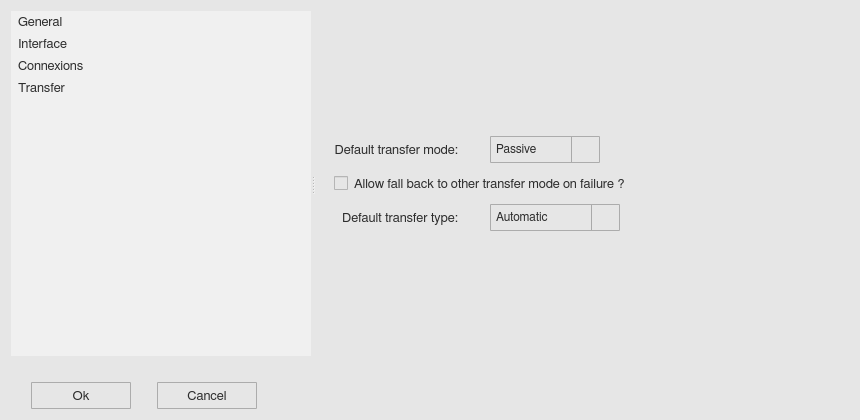
<?xml version="1.0" encoding="UTF-8"?>
<ui version="4.0">
 <class>optionWindow</class>
 <widget class="QWidget" name="optionWindow">
  <property name="geometry">
   <rect>
    <x>0</x>
    <y>0</y>
    <width>860</width>
    <height>420</height>
   </rect>
  </property>
  <property name="minimumSize">
   <size>
    <width>0</width>
    <height>0</height>
   </size>
  </property>
  <property name="maximumSize">
   <size>
    <width>16777215</width>
    <height>16777215</height>
   </size>
  </property>
  <property name="font">
   <font>
    <family>FreeSans</family>
    <pointsize>10</pointsize>
    <weight>50</weight>
    <bold>false</bold>
    <stylestrategy>PreferAntialias</stylestrategy>
    <kerning>true</kerning>
   </font>
  </property>
  <property name="windowTitle">
   <string>Options</string>
  </property>
  <property name="windowIcon">
   <iconset>
    <normaloff>icons/option_icon.svg</normaloff>icons/option_icon.svg</iconset>
  </property>
  <property name="styleSheet">
   <string notr="true">QWidget {
	background-color: rgb(230,230,230);
}</string>
  </property>
  <layout class="QGridLayout" name="gridLayout_3">
   <item row="0" column="0">
    <widget class="QSplitter" name="splitter">
     <property name="orientation">
      <enum>Qt::Horizontal</enum>
     </property>
     <widget class="QListWidget" name="variable_list">
      <property name="enabled">
       <bool>true</bool>
      </property>
      <property name="minimumSize">
       <size>
        <width>0</width>
        <height>0</height>
       </size>
      </property>
      <property name="maximumSize">
       <size>
        <width>16777215</width>
        <height>16777215</height>
       </size>
      </property>
      <property name="font">
       <font>
        <family>FreeSans</family>
        <pointsize>10</pointsize>
        <weight>50</weight>
        <bold>false</bold>
        <stylestrategy>PreferAntialias</stylestrategy>
        <kerning>true</kerning>
       </font>
      </property>
      <property name="focusPolicy">
       <enum>Qt::NoFocus</enum>
      </property>
      <property name="styleSheet">
       <string notr="true">QListWidget {
	border-radius: 0px;
	background-color:  rgb(240, 240, 240);
	color: rgb(45,45,45);
}

QListWidget:disabled {
	background-color:  rgb(200,200,200);
    color: rgb(45,45,45);
}

QListView::item {
	border: 0px solid rgb(240,240,240);
	border-radius: 3px;
    padding: 1px 1px 1px 1px;
    margin: 3px 3px 3px 3px;
}

QListView::item:selected {
	border: 0px solid rgb(240,240,240);
	border-radius: 3px;
}

QListView::item:selected:!active {
	background: rgb(200,200,200);
}

QListView::item:selected:active {
	background: rgb(200,200,200);
}

QListView::item:hover {
	background: rgb(230,230,230);
	border-radius: 3px;
}

QScrollBar:vertical {
  border: 1px solid white;
  background-color: rgb(240, 240, 240);
  width: 20px;
  margin: 21px 0px 21px 0px;
}

QScrollBar:horizontal {
  border: 1px solid white;
  background-color: rgb(240, 240, 240);
  height: 20px;
  margin: 0px 21px 0px 21px;
}

QScrollBar::handle:vertical {
  background-color: rgb(205, 205, 205);
  min-height: 25px;
}

QScrollBar:handle:vertical:hover {
  background-color: rgb(166, 166, 166);
}

QScrollBar:handle:vertical:pressed {
  background-color: rgb(96, 96, 96);
}

QScrollBar::handle:horizontal {
  background-color: rgb(205, 205, 205);
  min-width: 25px;
}

QScrollBar:handle:horizontal:hover {
  background-color: rgb(166, 166, 166);
}

QScrollBar:handle:horizontal:pressed {
  background-color: rgb(96, 96, 96);
}

QScrollBar::add-line:vertical {
  border-top: 1px solid rgb(240,240,240);
  border-left: 1px solid white;
  border-right: 1px solid white;
  border-bottom: 1px solid white;
  background-color: rgb(240, 240, 240);
  height: 20px;
  subcontrol-position: bottom;
  subcontrol-origin: margin;
  border-bottom-right-radius: 0px;
}

QScrollBar::add-line:vertical:hover {
  background-color: rgb(218, 218, 218);
}

QScrollBar::add-line:vertical:pressed {
  background-color: rgb(96, 96, 96);
}

QScrollBar::sub-line:vertical {
  border-top: 1px solid white;
  border-left: 1px solid white;
  border-right: 1px solid white;
  border-bottom: 1px solid rgb(240,240,240);
  background-color: rgb(240, 240, 240);
  height: 20px;
  subcontrol-position: top;
  subcontrol-origin: margin;
  border-top-right-radius: 0px;
}

QScrollBar::sub-line:vertical:hover {
  background-color: rgb(218, 218, 218);
}

QScrollBar::sub-line:vertical:pressed {
  background-color: rgb(96, 96, 96);
}

QScrollBar::up-arrow:vertical {
  image: url(icons/up_arrow_icon.svg); 
  width: 16px;
  height: 16px;
}

QScrollBar::up-arrow:vertical:pressed {
  right: -1px;
  bottom: -1px;
}

QScrollBar::down-arrow:vertical {
  image: url(icons/down_arrow_icon.svg); 
  width: 16px;
  height: 16px;
}

QScrollBar::down-arrow:vertical:pressed {
  right: -1px;
  bottom: -1px;
}

QScrollBar::add-line:horizontal {
  border-top: 1px solid white;
  border-left: 1px solid rgb(240,240,240);
  border-right: 1px solid white;
  border-bottom: 1px solid white;
  background-color: rgb(240, 240, 240);
  width: 20px;
  subcontrol-position: right;
  subcontrol-origin: margin;
  border-bottom-right-radius: 0px;
}

QScrollBar::add-line:horizontal:hover {
  background-color: rgb(218, 218, 218);
}

QScrollBar::add-line:horizontal:pressed {
  background-color: rgb(96, 96, 96);
}

QScrollBar::sub-line:horizontal {
  border-top: 1px solid white;
  border-left: 1px solid white;
  border-right: 1px solid rgb(240,240,240);
  border-bottom: 1px solid white;
  background-color: rgb(240, 240, 240);
  width: 20px;
  subcontrol-position: left;
  subcontrol-origin: margin;
border-bottom-left-radius: 0px;
}

QScrollBar::sub-line:horizontal:hover {
  background-color: rgb(218, 218, 218);
}

QScrollBar::sub-line:horizontal:pressed {
  background-color: rgb(96, 96, 96);
}

QScrollBar::left-arrow:horizontal {
  image: url(icons/left_arrow_icon.svg); 
  width: 16px;
  height: 16px;
}

QScrollBar::left-arrow:horizontal:pressed {
  right: -1px;
  bottom: -1px;
}

QScrollBar::right-arrow:horizontal {
  image: url(icons/right_arrow_icon.svg); 
  width: 16px;
  height: 16px;
}

QScrollBar::right-arrow:horizontal:pressed {
  right: -1px;
  bottom: -1px;
}</string>
      </property>
      <property name="frameShape">
       <enum>QFrame::NoFrame</enum>
      </property>
      <property name="sizeAdjustPolicy">
       <enum>QAbstractScrollArea::AdjustIgnored</enum>
      </property>
      <property name="selectionMode">
       <enum>QAbstractItemView::SingleSelection</enum>
      </property>
      <item>
       <property name="text">
        <string>General</string>
       </property>
      </item>
      <item>
       <property name="text">
        <string>Interface</string>
       </property>
      </item>
      <item>
       <property name="text">
        <string>Connexions</string>
       </property>
      </item>
      <item>
       <property name="text">
        <string>Transfer</string>
       </property>
      </item>
     </widget>
     <widget class="QScrollArea" name="option_scroll_area">
      <property name="styleSheet">
       <string notr="true">QScrollArea { background: transparent; }

QScrollArea &gt; QWidget &gt; QWidget { background: transparent; }

QScrollBar:vertical {
  border: 1px solid white;
  background-color: rgb(240, 240, 240);
  width: 20px;
  margin: 21px 0px 21px 0px;
}

QScrollBar:horizontal {
  border: 1px solid white;
  background-color: rgb(240, 240, 240);
  height: 20px;
  margin: 0px 21px 0px 21px;
}

QScrollBar::handle:vertical {
  background-color: rgb(205, 205, 205);
  min-height: 25px;
}

QScrollBar:handle:vertical:hover {
  background-color: rgb(166, 166, 166);
}

QScrollBar:handle:vertical:pressed {
  background-color: rgb(96, 96, 96);
}

QScrollBar::handle:horizontal {
  background-color: rgb(205, 205, 205);
  min-width: 25px;
}

QScrollBar:handle:horizontal:hover {
  background-color: rgb(166, 166, 166);
}

QScrollBar:handle:horizontal:pressed {
  background-color: rgb(96, 96, 96);
}

QScrollBar::add-line:vertical {
  border-top: 1px solid rgb(240,240,240);
  border-left: 1px solid white;
  border-right: 1px solid white;
  border-bottom: 1px solid white;
  background-color: rgb(240, 240, 240);
  height: 20px;
  subcontrol-position: bottom;
  subcontrol-origin: margin;
  border-bottom-right-radius: 0px;
}

QScrollBar::add-line:vertical:hover {
  background-color: rgb(218, 218, 218);
}

QScrollBar::add-line:vertical:pressed {
  background-color: rgb(96, 96, 96);
}

QScrollBar::sub-line:vertical {
  border-top: 1px solid white;
  border-left: 1px solid white;
  border-right: 1px solid white;
  border-bottom: 1px solid rgb(240,240,240);
  background-color: rgb(240, 240, 240);
  height: 20px;
  subcontrol-position: top;
  subcontrol-origin: margin;
  border-top-right-radius: 0px;
}

QScrollBar::sub-line:vertical:hover {
  background-color: rgb(218, 218, 218);
}

QScrollBar::sub-line:vertical:pressed {
  background-color: rgb(96, 96, 96);
}

QScrollBar::up-arrow:vertical {
  image: url(icons/up_arrow_icon.svg); 
  width: 16px;
  height: 16px;
}

QScrollBar::up-arrow:vertical:pressed {
  right: -1px;
  bottom: -1px;
}

QScrollBar::down-arrow:vertical {
  image: url(icons/down_arrow_icon.svg); 
  width: 16px;
  height: 16px;
}

QScrollBar::down-arrow:vertical:pressed {
  right: -1px;
  bottom: -1px;
}

QScrollBar::add-line:horizontal {
  border-top: 1px solid white;
  border-left: 1px solid rgb(240,240,240);
  border-right: 1px solid white;
  border-bottom: 1px solid white;
  background-color: rgb(240, 240, 240);
  width: 20px;
  subcontrol-position: right;
  subcontrol-origin: margin;
  border-bottom-right-radius: 0px;
}

QScrollBar::add-line:horizontal:hover {
  background-color: rgb(218, 218, 218);
}

QScrollBar::add-line:horizontal:pressed {
  background-color: rgb(96, 96, 96);
}

QScrollBar::sub-line:horizontal {
  border-top: 1px solid white;
  border-left: 1px solid white;
  border-right: 1px solid rgb(240,240,240);
  border-bottom: 1px solid white;
  background-color: rgb(240, 240, 240);
  width: 20px;
  subcontrol-position: left;
  subcontrol-origin: margin;
border-bottom-left-radius: 0px;
}

QScrollBar::sub-line:horizontal:hover {
  background-color: rgb(218, 218, 218);
}

QScrollBar::sub-line:horizontal:pressed {
  background-color: rgb(96, 96, 96);
}

QScrollBar::left-arrow:horizontal {
  image: url(icons/left_arrow_icon.svg); 
  width: 16px;
  height: 16px;
}

QScrollBar::left-arrow:horizontal:pressed {
  right: -1px;
  bottom: -1px;
}

QScrollBar::right-arrow:horizontal {
  image: url(icons/right_arrow_icon.svg); 
  width: 16px;
  height: 16px;
}

QScrollBar::right-arrow:horizontal:pressed {
  right: -1px;
  bottom: -1px;
}</string>
      </property>
      <property name="frameShape">
       <enum>QFrame::NoFrame</enum>
      </property>
      <property name="widgetResizable">
       <bool>true</bool>
      </property>
      <widget class="QWidget" name="scrollAreaWidgetContents_2">
       <property name="geometry">
        <rect>
         <x>0</x>
         <y>0</y>
         <width>640</width>
         <height>335</height>
        </rect>
       </property>
       <layout class="QGridLayout" name="gridLayout">
        <item row="0" column="0">
         <layout class="QVBoxLayout" name="ow_vertical_layout">
          <item>
           <layout class="QHBoxLayout" name="horizontalLayout">
            <item>
             <spacer name="horizontalSpacer_11">
              <property name="orientation">
               <enum>Qt::Horizontal</enum>
              </property>
              <property name="sizeType">
               <enum>QSizePolicy::Fixed</enum>
              </property>
              <property name="sizeHint" stdset="0">
               <size>
                <width>10</width>
                <height>20</height>
               </size>
              </property>
             </spacer>
            </item>
            <item>
             <layout class="QGridLayout" name="gridLayout_2">
              <property name="verticalSpacing">
               <number>7</number>
              </property>
              <item row="0" column="0">
               <widget class="QLabel" name="ow_label_8">
                <property name="minimumSize">
                 <size>
                  <width>0</width>
                  <height>27</height>
                 </size>
                </property>
                <property name="maximumSize">
                 <size>
                  <width>16777215</width>
                  <height>27</height>
                 </size>
                </property>
                <property name="font">
                 <font>
                  <family>FreeSans</family>
                  <pointsize>10</pointsize>
                  <weight>50</weight>
                  <bold>false</bold>
                  <stylestrategy>PreferAntialias</stylestrategy>
                  <kerning>true</kerning>
                 </font>
                </property>
                <property name="styleSheet">
                 <string notr="true">QLabel {
    color: rgb(45,45,45);
}</string>
                </property>
                <property name="text">
                 <string>Default transfer mode:</string>
                </property>
                <property name="alignment">
                 <set>Qt::AlignRight|Qt::AlignTrailing|Qt::AlignVCenter</set>
                </property>
               </widget>
              </item>
              <item row="0" column="1">
               <spacer name="horizontalSpacer_2">
                <property name="orientation">
                 <enum>Qt::Horizontal</enum>
                </property>
                <property name="sizeType">
                 <enum>QSizePolicy::Fixed</enum>
                </property>
                <property name="sizeHint" stdset="0">
                 <size>
                  <width>20</width>
                  <height>20</height>
                 </size>
                </property>
               </spacer>
              </item>
              <item row="0" column="2">
               <widget class="QComboBox" name="ow_combobox_3">
                <property name="minimumSize">
                 <size>
                  <width>110</width>
                  <height>27</height>
                 </size>
                </property>
                <property name="maximumSize">
                 <size>
                  <width>110</width>
                  <height>27</height>
                 </size>
                </property>
                <property name="font">
                 <font>
                  <family>FreeSans</family>
                  <pointsize>9</pointsize>
                  <weight>50</weight>
                  <bold>false</bold>
                  <stylestrategy>PreferAntialias</stylestrategy>
                  <kerning>true</kerning>
                 </font>
                </property>
                <property name="styleSheet">
                 <string notr="true">QComboBox {
	border: 1px solid #acacac;
    border-radius: 1px;
	padding-left: 5px;
    background-color: qlineargradient(x1: 0, y1: 0, x2: 0, y2: 1, 
								stop: 0 #f0f0f0, stop: 1 #e5e5e5);
    color: rgb(45,45,45);
}

QComboBox:disabled {
	background-color:  rgb(200,200,200);
}

QComboBox:hover {
	border: 1px solid #7eb4ea;
    border-radius: 1px;
	background-color: qlineargradient(x1: 0, y1: 0, x2: 0, y2: 1, 
								stop: 0 #ecf4fc, stop: 1 #dcecfc);
}

QComboBox::drop-down {
	subcontrol-origin: padding;
	subcontrol-position: top right;
	width: 27px;
    border-left-width: 1px;
	border-left-color: darkgray;
	border-left-style: solid;
	border-top-right-radius: 3px;
	border-bottom-right-radius: 3px;
}

QComboBox::down-arrow {
	image: url(icons/down_arrow_icon.svg); 
	width: 16px;
	height: 16px
}

QComboBox QAbstractItemView {
	selection-background-color: rgb(200,200,200);
	selection-color: black;
	background: #f0f0f0;
	border: 0px solid #f0f0f0;
}

QComboBox QAbstractItemView::item {
	margin: 5px 5px 5px 5px;
}</string>
                </property>
                <item>
                 <property name="text">
                  <string>Passive</string>
                 </property>
                </item>
                <item>
                 <property name="text">
                  <string>Active</string>
                 </property>
                </item>
               </widget>
              </item>
              <item row="0" column="3" colspan="2">
               <spacer name="horizontalSpacer_6">
                <property name="orientation">
                 <enum>Qt::Horizontal</enum>
                </property>
                <property name="sizeType">
                 <enum>QSizePolicy::Expanding</enum>
                </property>
                <property name="sizeHint" stdset="0">
                 <size>
                  <width>68</width>
                  <height>20</height>
                 </size>
                </property>
               </spacer>
              </item>
              <item row="0" column="5">
               <widget class="QToolButton" name="ow_infoButton_13">
                <property name="maximumSize">
                 <size>
                  <width>27</width>
                  <height>27</height>
                 </size>
                </property>
                <property name="styleSheet">
                 <string notr="true">QToolButton {
	border: 1px solid transparent;
	background-color: transparent;
	width: 27px;
	height: 27px;
}

QToolButton:flat {
	border: none;
}</string>
                </property>
                <property name="text">
                 <string/>
                </property>
                <property name="icon">
                 <iconset>
                  <normaloff>icons/info_icon.svg</normaloff>icons/info_icon.svg</iconset>
                </property>
                <property name="iconSize">
                 <size>
                  <width>23</width>
                  <height>23</height>
                 </size>
                </property>
                <property name="autoRaise">
                 <bool>false</bool>
                </property>
               </widget>
              </item>
              <item row="1" column="0" colspan="5">
               <widget class="QCheckBox" name="ow_checkbox_8">
                <property name="minimumSize">
                 <size>
                  <width>0</width>
                  <height>27</height>
                 </size>
                </property>
                <property name="maximumSize">
                 <size>
                  <width>16777215</width>
                  <height>27</height>
                 </size>
                </property>
                <property name="font">
                 <font>
                  <family>FreeSans</family>
                  <pointsize>10</pointsize>
                  <stylestrategy>PreferAntialias</stylestrategy>
                  <kerning>true</kerning>
                 </font>
                </property>
                <property name="styleSheet">
                 <string notr="true">QCheckBox {
    color: rgb(45,45,45);
    margin-right: 20px;
}</string>
                </property>
                <property name="text">
                 <string>Allow fall back to other transfer mode on failure ?</string>
                </property>
               </widget>
              </item>
              <item row="1" column="5">
               <widget class="QToolButton" name="ow_infoButton_14">
                <property name="maximumSize">
                 <size>
                  <width>27</width>
                  <height>27</height>
                 </size>
                </property>
                <property name="styleSheet">
                 <string notr="true">QToolButton {
	border: 1px solid transparent;
	background-color: transparent;
	width: 27px;
	height: 27px;
}

QToolButton:flat {
	border: none;
}</string>
                </property>
                <property name="text">
                 <string/>
                </property>
                <property name="icon">
                 <iconset>
                  <normaloff>icons/info_icon.svg</normaloff>icons/info_icon.svg</iconset>
                </property>
                <property name="iconSize">
                 <size>
                  <width>23</width>
                  <height>23</height>
                 </size>
                </property>
                <property name="autoRaise">
                 <bool>false</bool>
                </property>
               </widget>
              </item>
              <item row="2" column="0">
               <widget class="QLabel" name="ow_label_9">
                <property name="minimumSize">
                 <size>
                  <width>0</width>
                  <height>27</height>
                 </size>
                </property>
                <property name="maximumSize">
                 <size>
                  <width>16777215</width>
                  <height>27</height>
                 </size>
                </property>
                <property name="font">
                 <font>
                  <family>FreeSans</family>
                  <pointsize>10</pointsize>
                  <weight>50</weight>
                  <bold>false</bold>
                  <stylestrategy>PreferAntialias</stylestrategy>
                  <kerning>true</kerning>
                 </font>
                </property>
                <property name="styleSheet">
                 <string notr="true">QLabel {
    color: rgb(45,45,45);
}</string>
                </property>
                <property name="text">
                 <string>Default transfer type:</string>
                </property>
                <property name="alignment">
                 <set>Qt::AlignRight|Qt::AlignTrailing|Qt::AlignVCenter</set>
                </property>
               </widget>
              </item>
              <item row="2" column="1">
               <spacer name="horizontalSpacer_9">
                <property name="orientation">
                 <enum>Qt::Horizontal</enum>
                </property>
                <property name="sizeType">
                 <enum>QSizePolicy::Fixed</enum>
                </property>
                <property name="sizeHint" stdset="0">
                 <size>
                  <width>20</width>
                  <height>20</height>
                 </size>
                </property>
               </spacer>
              </item>
              <item row="2" column="2" colspan="2">
               <widget class="QComboBox" name="ow_combobox_4">
                <property name="minimumSize">
                 <size>
                  <width>130</width>
                  <height>27</height>
                 </size>
                </property>
                <property name="maximumSize">
                 <size>
                  <width>130</width>
                  <height>27</height>
                 </size>
                </property>
                <property name="font">
                 <font>
                  <family>FreeSans</family>
                  <pointsize>9</pointsize>
                  <weight>50</weight>
                  <bold>false</bold>
                  <stylestrategy>PreferAntialias</stylestrategy>
                  <kerning>true</kerning>
                 </font>
                </property>
                <property name="styleSheet">
                 <string notr="true">QComboBox {
	border: 1px solid #acacac;
    border-radius: 1px;
	padding-left: 5px;
    background-color: qlineargradient(x1: 0, y1: 0, x2: 0, y2: 1, 
								stop: 0 #f0f0f0, stop: 1 #e5e5e5);
    color: rgb(45,45,45);
}

QComboBox:disabled {
	background-color:  rgb(200,200,200);
}

QComboBox:hover {
	border: 1px solid #7eb4ea;
    border-radius: 1px;
	background-color: qlineargradient(x1: 0, y1: 0, x2: 0, y2: 1, 
								stop: 0 #ecf4fc, stop: 1 #dcecfc);
}

QComboBox::drop-down {
	subcontrol-origin: padding;
	subcontrol-position: top right;
	width: 27px;
    border-left-width: 1px;
	border-left-color: darkgray;
	border-left-style: solid;
	border-top-right-radius: 3px;
	border-bottom-right-radius: 3px;
}

QComboBox::down-arrow {
	image: url(icons/down_arrow_icon.svg); 
	width: 16px;
	height: 16px
}

QComboBox QAbstractItemView {
	selection-background-color: rgb(200,200,200);
	selection-color: black;
	background: #f0f0f0;
	border: 0px solid #f0f0f0;
}

QComboBox QAbstractItemView::item {
	margin: 5px 5px 5px 5px;
}</string>
                </property>
                <item>
                 <property name="text">
                  <string>Automatic</string>
                 </property>
                </item>
                <item>
                 <property name="text">
                  <string>ASCII</string>
                 </property>
                </item>
                <item>
                 <property name="text">
                  <string>Binary</string>
                 </property>
                </item>
               </widget>
              </item>
              <item row="2" column="4">
               <spacer name="horizontalSpacer_10">
                <property name="orientation">
                 <enum>Qt::Horizontal</enum>
                </property>
                <property name="sizeType">
                 <enum>QSizePolicy::Expanding</enum>
                </property>
                <property name="sizeHint" stdset="0">
                 <size>
                  <width>38</width>
                  <height>20</height>
                 </size>
                </property>
               </spacer>
              </item>
              <item row="2" column="5">
               <widget class="QToolButton" name="ow_infoButton_15">
                <property name="maximumSize">
                 <size>
                  <width>27</width>
                  <height>27</height>
                 </size>
                </property>
                <property name="styleSheet">
                 <string notr="true">QToolButton {
	border: 1px solid transparent;
	background-color: transparent;
	width: 27px;
	height: 27px;
}

QToolButton:flat {
	border: none;
}</string>
                </property>
                <property name="text">
                 <string/>
                </property>
                <property name="icon">
                 <iconset>
                  <normaloff>icons/info_icon.svg</normaloff>icons/info_icon.svg</iconset>
                </property>
                <property name="iconSize">
                 <size>
                  <width>23</width>
                  <height>23</height>
                 </size>
                </property>
                <property name="autoRaise">
                 <bool>false</bool>
                </property>
               </widget>
              </item>
             </layout>
            </item>
            <item>
             <spacer name="horizontalSpacer_12">
              <property name="orientation">
               <enum>Qt::Horizontal</enum>
              </property>
              <property name="sizeHint" stdset="0">
               <size>
                <width>40</width>
                <height>20</height>
               </size>
              </property>
             </spacer>
            </item>
           </layout>
          </item>
         </layout>
        </item>
       </layout>
      </widget>
     </widget>
    </widget>
   </item>
   <item row="1" column="0">
    <spacer name="verticalSpacer_3">
     <property name="orientation">
      <enum>Qt::Vertical</enum>
     </property>
     <property name="sizeType">
      <enum>QSizePolicy::Fixed</enum>
     </property>
     <property name="sizeHint" stdset="0">
      <size>
       <width>20</width>
       <height>20</height>
      </size>
     </property>
    </spacer>
   </item>
   <item row="2" column="0">
    <layout class="QHBoxLayout" name="horizontalLayout_2">
     <item>
      <spacer name="horizontalSpacer_3">
       <property name="orientation">
        <enum>Qt::Horizontal</enum>
       </property>
       <property name="sizeType">
        <enum>QSizePolicy::Fixed</enum>
       </property>
       <property name="sizeHint" stdset="0">
        <size>
         <width>20</width>
         <height>20</height>
        </size>
       </property>
      </spacer>
     </item>
     <item>
      <widget class="QToolButton" name="ow_ok_button">
       <property name="minimumSize">
        <size>
         <width>100</width>
         <height>27</height>
        </size>
       </property>
       <property name="maximumSize">
        <size>
         <width>100</width>
         <height>27</height>
        </size>
       </property>
       <property name="font">
        <font>
         <family>FreeSans</family>
         <pointsize>10</pointsize>
         <weight>50</weight>
         <bold>false</bold>
         <stylestrategy>PreferDefault</stylestrategy>
         <kerning>true</kerning>
        </font>
       </property>
       <property name="styleSheet">
        <string notr="true">QToolButton {
	border: 1px solid #acacac;
	border-radius: 1px;
	background-color: qlineargradient(x1:0, y1:0, x2:0, y2:1,
									stop:0 #f0f0f0, stop:1 #e5e5e5);
    color: rgb(45,45,45);
}

QToolButton:hover {
	border: 1px solid #7eb4ea;
	border-radius: 1px;
	background-color: qlineargradient(x1:0, y1:0, x2:0, y2:1,
									stop:0 #ecf4fc, stop:1 #dcecfc);
}

QToolButton:pressed {
	border: 1px solid #579de5;
	border-radius: 1px;
	background-color: qlineargradient(x1:0, y1:0, x2:0, y2:1,
									stop:0 #daecfc, stop:1 #c4e0fc);
}</string>
       </property>
       <property name="text">
        <string>Ok</string>
       </property>
      </widget>
     </item>
     <item>
      <spacer name="horizontalSpacer_5">
       <property name="orientation">
        <enum>Qt::Horizontal</enum>
       </property>
       <property name="sizeType">
        <enum>QSizePolicy::Fixed</enum>
       </property>
       <property name="sizeHint" stdset="0">
        <size>
         <width>20</width>
         <height>20</height>
        </size>
       </property>
      </spacer>
     </item>
     <item>
      <widget class="QToolButton" name="ow_cancel_button">
       <property name="minimumSize">
        <size>
         <width>100</width>
         <height>27</height>
        </size>
       </property>
       <property name="maximumSize">
        <size>
         <width>100</width>
         <height>27</height>
        </size>
       </property>
       <property name="font">
        <font>
         <family>FreeSans</family>
         <pointsize>10</pointsize>
         <weight>50</weight>
         <bold>false</bold>
         <stylestrategy>PreferDefault</stylestrategy>
         <kerning>true</kerning>
        </font>
       </property>
       <property name="styleSheet">
        <string notr="true">QToolButton {
	border: 1px solid #acacac;
	border-radius: 1px;
	background-color: qlineargradient(x1:0, y1:0, x2:0, y2:1,
									stop:0 #f0f0f0, stop:1 #e5e5e5);
    color: rgb(45,45,45);
}

QToolButton:hover {
	border: 1px solid #7eb4ea;
	border-radius: 1px;
	background-color: qlineargradient(x1:0, y1:0, x2:0, y2:1,
									stop:0 #ecf4fc, stop:1 #dcecfc);
}

QToolButton:pressed {
	border: 1px solid #579de5;
	border-radius: 1px;
	background-color: qlineargradient(x1:0, y1:0, x2:0, y2:1,
									stop:0 #daecfc, stop:1 #c4e0fc);
}</string>
       </property>
       <property name="text">
        <string>Cancel</string>
       </property>
      </widget>
     </item>
     <item>
      <spacer name="horizontalSpacer_4">
       <property name="orientation">
        <enum>Qt::Horizontal</enum>
       </property>
       <property name="sizeHint" stdset="0">
        <size>
         <width>40</width>
         <height>20</height>
        </size>
       </property>
      </spacer>
     </item>
    </layout>
   </item>
  </layout>
 </widget>
 <resources/>
 <connections/>
</ui>
